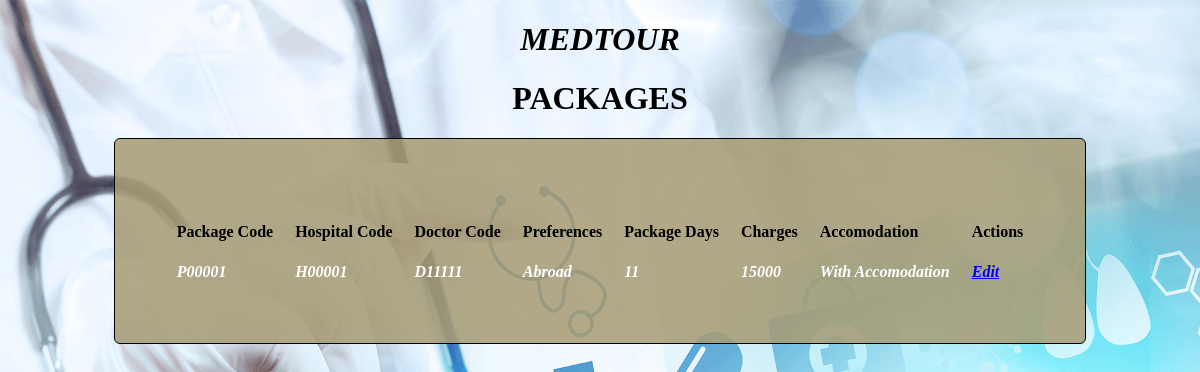
The page /Project/PackagesEdit.php on the database its author committed.
### tables this page shows
CREATE TABLE IF NOT EXISTS `packages` (
  `pcode` varchar(6) NOT NULL,
  `hcode` varchar(6) NOT NULL,
  `dcode` varchar(6) NOT NULL,
  `preferences` varchar(20) NOT NULL,
  `pkgdays` int(11) NOT NULL,
  `charges` int(11) NOT NULL,
  `accomodation` varchar(20) NOT NULL,
  PRIMARY KEY (`pcode`),
  KEY `dcode` (`dcode`),
  KEY `hcode` (`hcode`)
);

### Project/PackagesEdit.php (the view, shortened to what this page needs)
<!DOCTYPE HTML>
<html>
<head>
     <link rel="stylesheet" type="text/css" href="css.css" />
</head>
<body bgcolor="">
<center>
<marquee><h1 class="impact"style="color:black;"><b><i>MEDTOUR</i></b></h1></marquee>
<h1 class="impact" style="color:black;"><b>PACKAGES</b></h1>
<table align="center" cellpadding="10" bgcolor="white" style="border:1px solid black" bordercolor="#D7DF01">
<tr>
<td><a href='index.html'></a></td>
</tr>
<tr>
<th>Package Code</th>
<th>Hospital Code</th>
<th>Doctor Code</th>
<th>Preferences</th>
<th>Package Days</th>
<th>Charges</th>
<th>Accomodation</th>
<th>Actions</th>
</tr>
<?php
$con=mysql_connect("localhost","root","");
$sql="select * from packages";
$result=mysql_query($sql,$con);
while($row=mysql_fetch_array($result))
{
    $DB_Packagecode=$row['pcode'];
    $DB_Hospitalcode=$row['hcode'];
    $DB_Doctorcode=$row['dcode'];
    $DB_Preferences=$row['preferences'];
    $DB_Packagedays=$row['pkgdays'];
    $DB_Charges=$row['charges'];
    $DB_Accomodation=$row['accomodation'];
?>
<tr>
<td><?php echo $DB_Packagecode;?></td>
<td><?php echo $DB_Hospitalcode;?></td>
<td><?php echo $DB_Doctorcode;?></td>
<td><?php echo $DB_Preferences;?></td>
<td><?php echo $DB_Packagedays;?></td>
<td><?php echo $DB_Charges;?></td>
<td><?php echo $DB_Accomodation;?></td>
<td><a href="PackagesEditDetails.php?pcode=<?php echo $DB_Packagecode;?>">Edit</a></td>
</tr>
<?php
}
?>
</table>
</center>
</body>
</html>

### Project/css.css (style rules this page uses)
body { text-align: center; background-image: url('bg1.jpg'); background-repeat: no-repeat; background-attachment: fixed; background-size: 100% 100%; }
table { text-align:left; padding:50px; background: rgb(167 157 118 / 87%); border-radius: 6px; }
td { font-style: italic; color: white; font-weight: bold; }

### Project/PackagesEdit.php (style rules this page uses)
body { background-image: url('bg1.jpg'); background-repeat: no-repeat; background-attachment: fixed; background-size: 100% 100%; }

### rows shown on the page
packages: pcode "P00001", hcode "H00001", dcode "D11111", preferences "Abroad", pkgdays "11", charges "15000", accomodation "With Accomodation"
